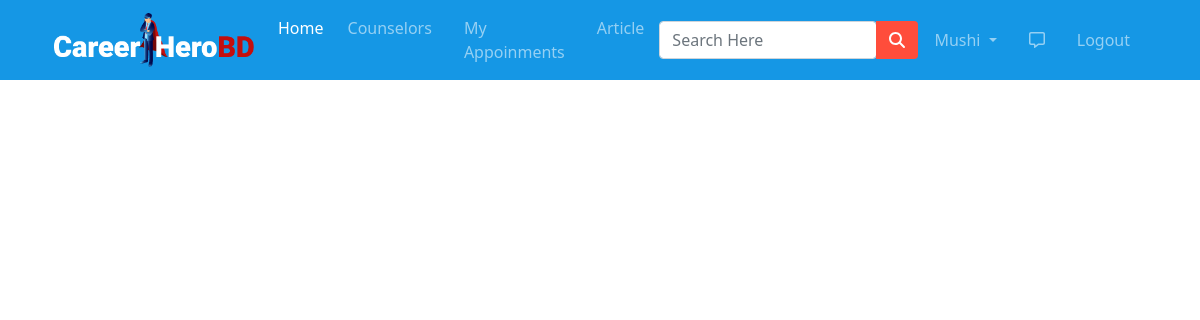
Page /article_list/ (signed in) on the earlier database version.
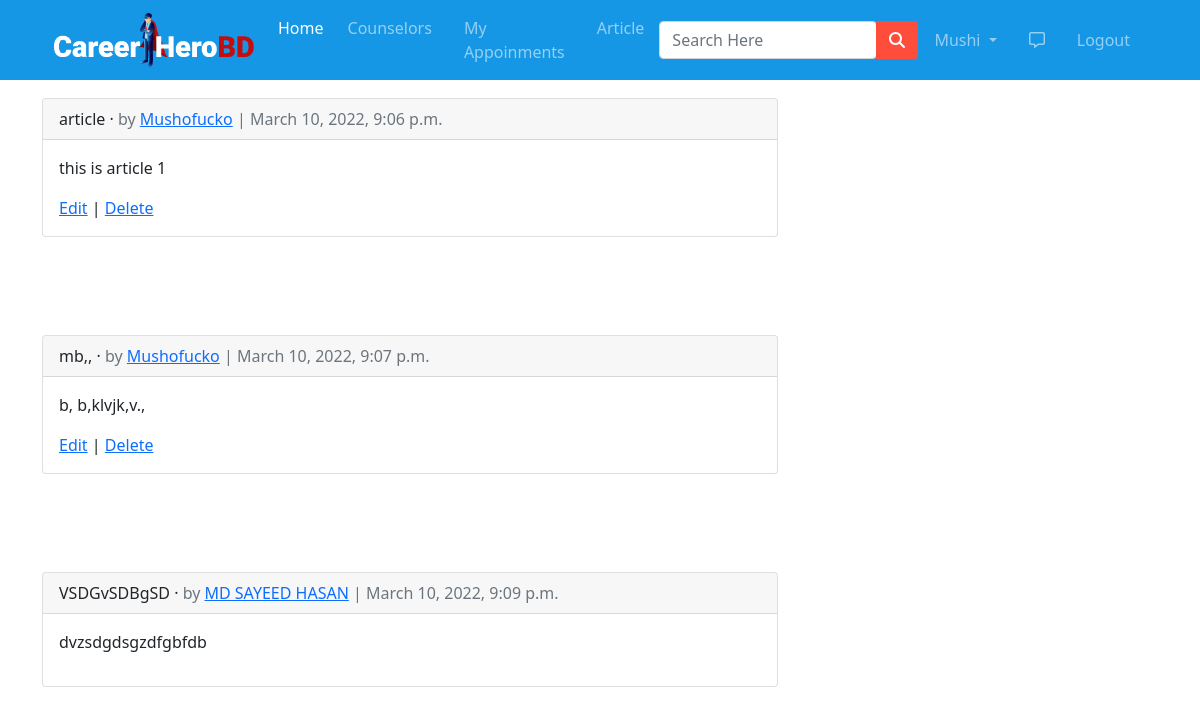
Same page on the later database version.
### app/models.py (models this page shows, shortened)
class User(AbstractUser):
  is_counselor= models.BooleanField(default=False)
  is_student = models.BooleanField(default=False)

class Article(models.Model):
  author = models.ForeignKey(Counselor,on_delete=models.CASCADE)
  title = models.CharField(max_length=70)
  body = models.TextField()
  date = models.DateTimeField(auto_now_add=True)

class Counselor(models.Model):
  user = models.ForeignKey(settings.AUTH_USER_MODEL,on_delete=models.CASCADE)
  name=models.CharField(max_length=30,blank=True,null=True)
  email = models.EmailField(max_length=40,blank=True,null=True)
  mobile = models.IntegerField(blank=True,null=True)
  image = models.ImageField(upload_to='images/',null=True,blank=True)
  designation = models.CharField(max_length=30,blank=True,null=True)
  institute = models.CharField(max_length=30,blank=True,null=True)
  category = models.CharField(max_length=50,choices=CATEGORIES,null=True,blank=True)
  address = models.CharField(max_length=100,blank=True,null=True)
  counselling_experience = models.IntegerField(blank=True,null=True)
  description = models.TextField(max_length=2000,blank=True,null=True)
  per_session_fee = models.IntegerField(blank=True,null=True)

### app/views.py (the view)
# urls.py: path('article_list/', ArticleListView.as_view(), name='article_list'),
class ArticleListView(LoginRequiredMixin,ListView):
  model = Article
  template_name = 'app/article_list.html'
  login_url = 'login'

### app/templates/app/article_list.html (shortened to what this page needs)
{% extends 'app/base.html' %}
{% load crispy_forms_tags %}
{% block main-content %}
  {% for article in object_list %}
  <div class="container my-5" style="padding-top: 50px;">
    <div class="row">
      <div class="col-md-8">
        <div class="card">
          <div class="card-header">
            <span class="font-weight-bold">{{ article.title }}</span> &middot;
            <span class="text-muted">by <a href="{% url 'counselor_profile' article.author.id %}">{{ article.author.name }}</a> | {{ article.date }}</span>
          </div>
          <div class="card-body">
            <p>{{ article.body }}</p>
            {% if article.author.user.pk == request.user.pk %}
            <a href="{% url 'article_edit' article.pk %}">Edit</a> |
            <a href="{% url 'article_delete' article.pk %}">Delete</a>
            {% endif %}
          </div>
        </div>
      </div>
    </div>
  </div>
    {% endfor %}
{% endblock main-content %}

### app/templates/app/base.html (shortened to what this page needs)
<!DOCTYPE html>
{% load static %}
<html lang="en">
<head>
  <link rel="stylesheet" href="{% static 'app/css/style.css' %}">
  <link href="https://cdn.jsdelivr.net/npm/bootstrap@5.0.0-beta1/dist/css/bootstrap.min.css" rel="stylesheet"
>
  <link rel="stylesheet" href="https://stackpath.bootstrapcdn.com/font-awesome/4.7.0/css/font-awesome.min.css">
  <link rel="stylesheet" href="{% static 'app/css/owl.carousel.min.css' %}">
  <link rel="stylesheet" href="{% static 'app/css/all.min.css' %}">
  <link rel="stylesheet" href="https://cdnjs.cloudflare.com/ajax/libs/animate.css/3.7.2/animate.css">
</head>
<body>
  <div class="row">
    <div class="col-sm-12 col-md-12 col-lg-12">
      <nav id="nav" class="navbar navbar-expand-lg navbar-dark  fixed-top" style="background-color: #1597E5;">
        <div class="container">
          <a class="navbar-brand" href="/" ><img src="{% static 'images/nav/logo.png' %}" alt="" style="width: 200px;"></a>
          <div class="collapse navbar-collapse" id="navbarSupportedContent">
            <ul class="navbar-nav me-auto mb-2 mb-lg-0">
              <li class="nav-item">
                <a class="nav-link active" aria-current="page" href="/">Home</a>
              </li>
              <li class="nav-item mx-2">
                <a href="{% url 'counselor' %}" class="nav-link">Counselors</a>
              </li>
              {% if request.user.is_authenticated %}
              <li class="nav-item mx-2">
                <a href="{% url 'appoinment' %}" class="nav-link">My Appoinments</a>
              </li>
              {% endif %}
              <li class="nav-item mx-2">
                <a href="{% url 'article_list' %}" class="nav-link">Article</a>
              </li>
            </ul>
            <form class="d-flex input-group w-auto" method="POST" action="">
              <input type="search" class="form-control rounded" name="q" placeholder="Search Here" aria-label="Search"
                aria-describedby="search-addon" />
              <button type="submit" class="btn" style="background-color:#FF4D3B;"><i class="fas fa-search"
                  style="color: white;"></i></button>
            </form>
            <div>
              <ul class="navbar-nav me-auto mb-2 mb-lg-0">
                {% if request.user.is_authenticated %}
                <li class="nav-item dropdown mx-2">
                  <a class="nav-link dropdown-toggle" href="#" id="profileDropdown" role="button"
                    data-bs-toggle="dropdown" aria-expanded="false">
                    {{request.user.username|capfirst}}
                  </a>
                </li>
                <li class="nav-item mx-2">
                  <a href="" class="nav-link"><i class="far fa-comment-alt "></i></a>
                </li>
                <li class="nav-item mx-2">
                  <a href="{% url 'logout' %}" class="nav-link">Logout</a>
                </li>
                {% endif %}
              </ul>
            </div>
          </div>
        </div>
      </nav>
    </div>
  </div>
  {% block main-content %}
  {% endblock main-content %}
</body>
</html>

Differences in the rows shown:
added Article: title "article", author.name "Mushofucko", date "March 10, 2022, 9:06 p.m.", body "this is article 1", shows "Edit"
added Article: title "mb,,", author.name "Mushofucko", date "March 10, 2022, 9:07 p.m.", body "b, b,klvjk,v.,", shows "Edit"
added Article: title "VSDGvSDBgSD", author.name "MD SAYEED HASAN", date "March 10, 2022, 9:09 p.m.", body "dvzsdgdsgzdfgbfdb"
